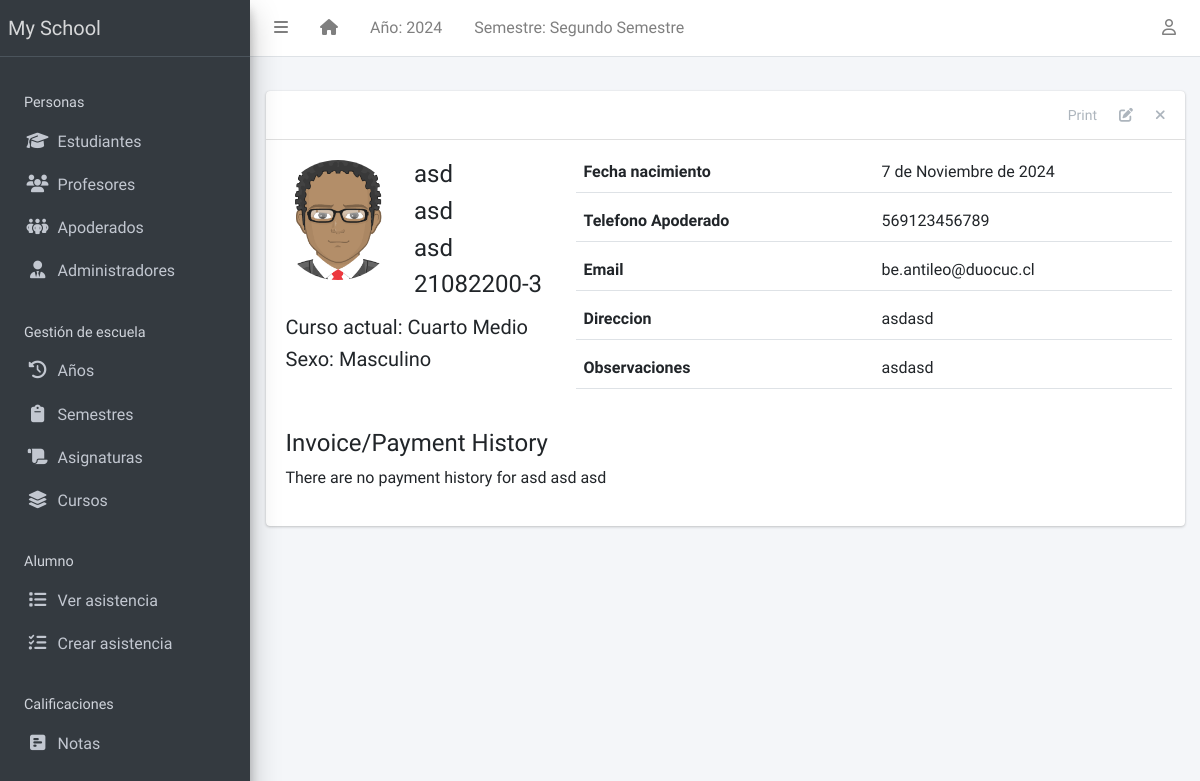
The page /student/5/ (signed in) on the database as committed earlier.
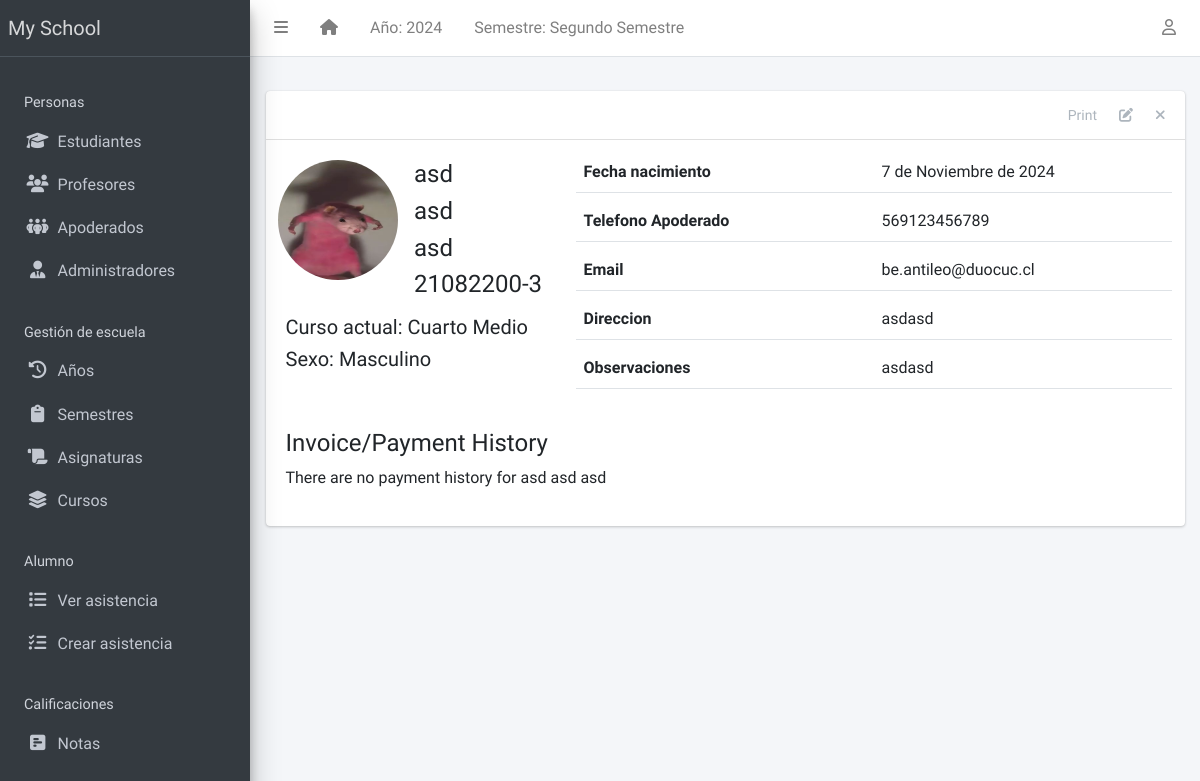
The same page on the database as committed later.
### apps/students/models.py (models this page shows)
class Student(models.Model):
    STATUS_CHOICES = [("activo", "Activo"), ("inactivo", "Inactivo")]
    GENDER_CHOICES = [("masculino", "Masculino"), ("femenino", "Femenino")]
    estado = models.CharField(max_length=10, choices=STATUS_CHOICES, default="activo")
    rut_regex = RegexValidator(
        regex=r"^\d{1,2}\d{3}\d{3}-[0-9kK]{1}$",
        message="El RUT debe estar en el formato 'XXXXXXXX-X'"
    )
    rut = models.CharField(max_length=12, unique=True, validators=[rut_regex], blank=True)
    apellido_paterno = models.CharField(max_length=200)
    apellido_materno = models.CharField(max_length=200)
    nombres = models.CharField(max_length=200, blank=True)
    sexo = models.CharField(max_length=10, choices=GENDER_CHOICES, default="masculino")
    fecha_nacimiento = models.DateField(default=timezone.now)
    curso_actual = models.ForeignKey(
        StudentClass, on_delete=models.SET_NULL, blank=True, null=True
    )
    fecha_admision = models.DateField(default=timezone.now)
    telefono_regex = RegexValidator(
        regex="^[0-9]{9,15}$", message="El número de teléfono no tiene el formato correcto."
    )
    telefono_apoderado = models.CharField(
        validators=[telefono_regex], max_length=15, blank=True
    )
    direccion = models.TextField(blank=True)
    observaciones = models.TextField(blank=True)
    email = models.EmailField(
        max_length=254, unique=True, validators=[EmailValidator()],
        blank=True, null=True
    )
    foto = models.ImageField(blank=True, upload_to="students/fotos/")
    representante = models.ForeignKey(
        "representatives.Representatives", on_delete=models.SET_NULL, null=True, blank=True, related_name="estudiantes"
    )
    subjects = models.ManyToManyField(Subject, related_name="students", blank=True)
    class Meta:
        ordering = ["apellido_paterno", "apellido_materno", "nombres"]
    def __str__(self):
        return f"{self.nombres} {self.apellido_paterno} {self.apellido_materno}"

### apps/corecode/models.py (models this page shows)
class StudentClass(models.Model):
    name = models.CharField(max_length=200, unique=True)
    class Meta:
        verbose_name = "Class"
        verbose_name_plural = "Classes"
        ordering = ["name"]
    def __str__(self):
        return self.name

### apps/students/views.py (the view)
# urls.py: path("<int:pk>/", StudentDetailView.as_view(), name="student-detail"),
class StudentDetailView(LoginRequiredMixin, DetailView):
    model = Student
    template_name = "students/student_detail.html"
    def get_context_data(self, **kwargs):
        context = super(StudentDetailView, self).get_context_data(**kwargs)
        context["payments"] = Invoice.objects.filter(student=self.object)
        return context

### apps/corecode/context_processors.py (called while the page is built)
def site_defaults(request):
    current_session = AcademicSession.objects.get(current=True)
    current_term = AcademicTerm.objects.get(current=True)
    vals = SiteConfig.objects.all()
    contexts = {
        "current_session": current_session.name,
        "current_term": current_term.name,
    }
    for val in vals:
        contexts[val.key] = val.value
    return contexts

### apps/templatetags/user_groups.py (called while the page is built)
@register.filter
def in_group(user, group_id):
    return user.groups.filter(id=group_id).exists()

### apps/students/templates/students/student_detail.html
{% extends 'base.html' %}
{% load static %}
{% block content-header %}
<div class="card-header">
  <div class="card-tools">
    <a href="#" class="btn btn-tool">Print</a>
    <a href="{% url 'student-update' object.id %}" class="btn btn-tool">
      <i class="fas fa-edit"></i>
    </a>
    <a href="{% url 'student-delete' object.id %}" class="btn btn-tool">
      <i class="fas fa-times"></i>
    </a>
  </div>
</div>
{% endblock content-header %}
{% block content %}
    <div class="row mb-4">
      <div class="col-sm-4">
        <div class="row mb-2">
          {% if object.foto %}
            <img
              src="{{ object.foto.url }}"
              class="float-left rounded-circle mr-3" style="width: 120px; height: 120px;">
          {% else %}
            <img
              src="{% static 'dist/img/avatar.png' %}"
              class="float-left rounded-circle mr-3" style="width: 120px; height: 120px;">
          {% endif %}
          <div class="float-right">
            <h4>{{ object.nombres }} </h4>
            <h4>{{ object.apellido_paterno }} </h4>
            <h4>{{ object.apellido_materno }} </h4>
            <h4>{{ object.rut }} </h4>
          </div>
        </div>
        <h5>Curso actual: {{ object.curso_actual }} </h5>
        <h5>Sexo: {{ object.get_sexo_display }}</h5>
      </div>
      <div class="col-sm-8">
        <div>
          <div class="form-group border-bottom row">
            <label class="col">
              Fecha nacimiento
            </label>
            <div class="col">
              {{ object.fecha_nacimiento }}
            </div>
          </div>
          <div class="form-group border-bottom row">
            <label class="col">
              Telefono Apoderado
            </label>
            <div class="col">
              {{ object.telefono_apoderado}}
            </div>
          </div>
          <div class="form-group border-bottom row">
            <label class="col">
              Email
            </label>
            <div class="col">
              {{ object.email }}
            </div>
          </div>
          <div class="form-group border-bottom row">
            <label class="col">
              Direccion
            </label>
            <div class="col">
              {{ object.direccion }}
            </div>
          </div>
          <div class="form-group border-bottom row">
            <label class="col">
              Observaciones
            </label>
            <div class="col">
              {{ object.observaciones }}
            </div>
          </div>
        </div>
      </div>
    </div>
    <h4>Invoice/Payment History</h4>
    {% if payments %}
      <table class="table table-sm table-bordered table-hover">
        <thead class="thead-light">
          <tr>
            <th>For</th>
            <th>Amount Payable</th>
            <th>Amount Paid</th>
            <th>balance</th>
          </tr>
        </thead>
        <tbody>
          {% for payment in payments %}
            <tr class='clickable-row' data-href="{% url 'invoice-detail' payment.id %}">
              <td>{{payment.session}} - {{payment.term}} - {{ payment.class_for}}</td>
              <td>{{payment.total_amount_payable}}</td>
              <td>{{payment.total_amount_paid}}</td>
              <td>{{payment.balance}}</td>
            </tr>
          {% endfor %}
        </tbody>
      </table>
    {% else %}
        <p>There are no payment history for {{object}}</p>
    {% endif %}
{% endblock content %}

Rows that differ between the two databases and show on the page:
changed Student "asd": foto: picture added
